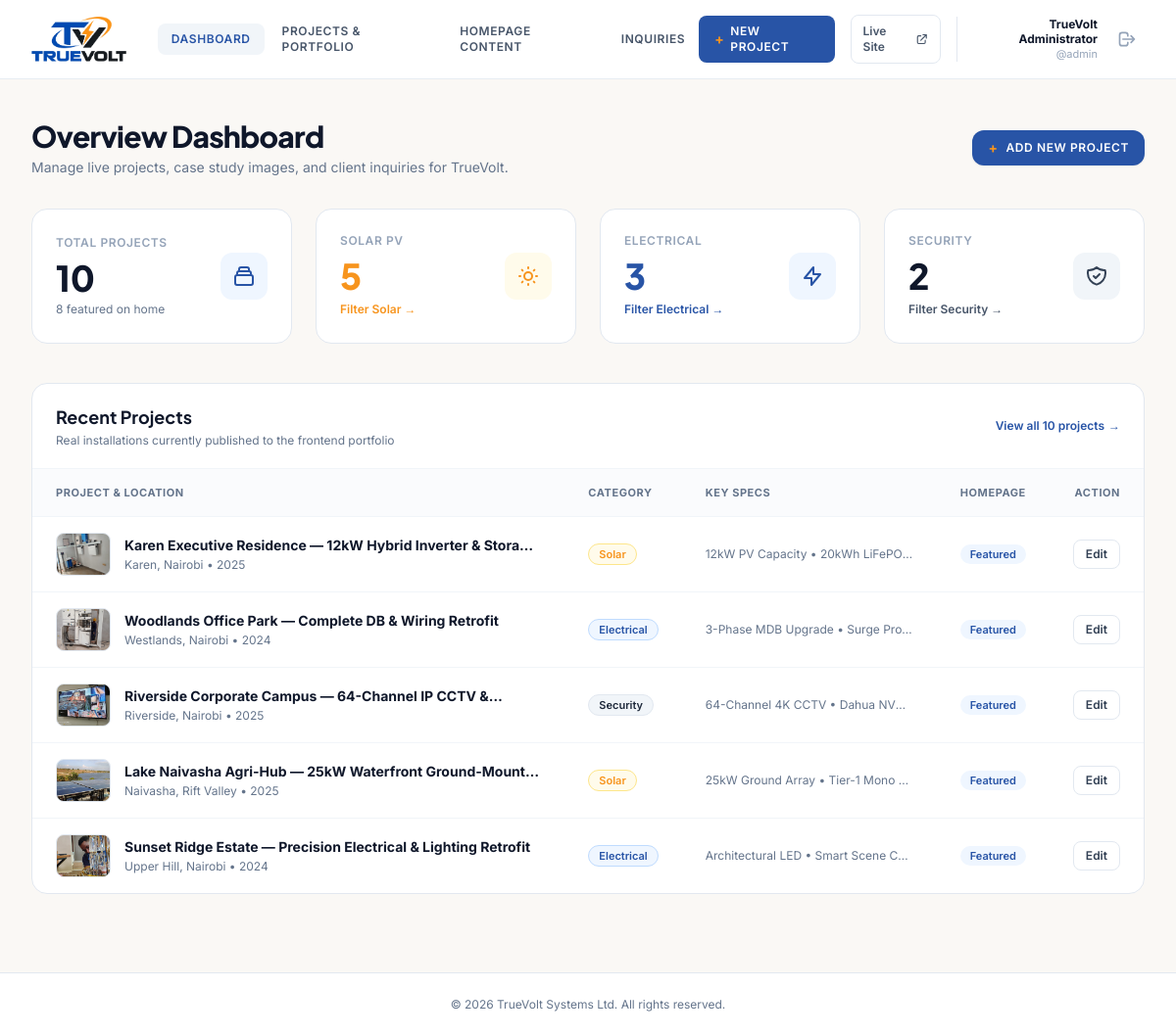
The page /admin/index.php (signed in) on the database its author committed.
### tables this page shows
CREATE TABLE IF NOT EXISTS `projects` (
  `id` INT AUTO_INCREMENT PRIMARY KEY,
  `category` ENUM('Solar', 'Electrical', 'Security') NOT NULL,
  `title` VARCHAR(255) NOT NULL,
  `location` VARCHAR(150) NOT NULL,
  `year` VARCHAR(10) NOT NULL DEFAULT '2025',
  `ref_num` INT DEFAULT NULL,
  `image` VARCHAR(500) NOT NULL,
  `description` TEXT DEFAULT NULL,
  `specs` TEXT DEFAULT NULL COMMENT 'Comma or newline-separated specs',
  `aspect` VARCHAR(50) DEFAULT 'aspect-[4/3]',
  `is_featured` TINYINT(1) DEFAULT 1,
  `sort_order` INT DEFAULT 0,
  `status` ENUM('published', 'draft') DEFAULT 'published',
  `created_at` DATETIME DEFAULT CURRENT_TIMESTAMP,
  `updated_at` DATETIME DEFAULT CURRENT_TIMESTAMP ON UPDATE CURRENT_TIMESTAMP,
  INDEX `idx_category` (`category`),
  INDEX `idx_status` (`status`),
  INDEX `idx_featured` (`is_featured`)
);

### admin/auth.php (called while the page is built, shortened)
<?php
function isLoggedIn(): bool {
    return !empty($_SESSION['admin_user_id']);
}
function getCurrentAdmin(): ?array {
    return [
        'id'        => $_SESSION['admin_user_id'],
        'username'  => $_SESSION['admin_username'] ?? 'admin',
        'full_name' => $_SESSION['admin_full_name'] ?? 'Administrator',
        'email'     => $_SESSION['admin_email'] ?? '',
    ];
}

### admin/index.php (the view, shortened to what this page needs)
<?php
require_once __DIR__ . '/includes/header.php';
try {
    $db = getDbConnection();
    $totalProjects   = (int)$db->query("SELECT COUNT(*) FROM projects")->fetchColumn();
    $solarCount      = (int)$db->query("SELECT COUNT(*) FROM projects WHERE category = 'Solar'")->fetchColumn();
    $electricalCount = (int)$db->query("SELECT COUNT(*) FROM projects WHERE category = 'Electrical'")->fetchColumn();
    $securityCount   = (int)$db->query("SELECT COUNT(*) FROM projects WHERE category = 'Security'")->fetchColumn();
    $featuredCount   = (int)$db->query("SELECT COUNT(*) FROM projects WHERE is_featured = 1")->fetchColumn();
    $stmt = $db->query("SELECT * FROM projects ORDER BY sort_order ASC, id DESC LIMIT 5");
    $recentProjects = $stmt->fetchAll();
} catch (Throwable $e) {
    $error = "Unable to connect to database: " . $e->getMessage();
}
?>
<div class="mb-8 flex flex-col md:flex-row md:items-center md:justify-between gap-4">
  <div>
    <h1 class="text-2xl sm:text-3xl font-extrabold text-slate-900 tracking-tight font-heading">
      Overview Dashboard
    </h1>
    <p class="text-sm text-slate-500 mt-1">
      Manage live projects, case study images, and client inquiries for TrueVolt.
    </p>
  </div>
  <div class="flex items-center gap-3">
    <a
      href="project-form.php"
      class="inline-flex items-center gap-2 px-4 py-2.5 rounded-xl bg-[#2854A6] hover:bg-[#1E4388] text-white font-semibold text-xs tracking-wider uppercase shadow-sm transition-colors"
    >
      <span class="text-[#F7941D] text-sm leading-none font-bold">+</span>
      <span>Add New Project</span>
    </a>
  </div>
</div>
<div class="grid grid-cols-2 lg:grid-cols-4 gap-4 sm:gap-6 mb-10">
  <div class="bg-white border border-slate-200 rounded-2xl p-6 shadow-xs flex items-center justify-between">
    <div>
      <p class="text-xs font-semibold uppercase tracking-wider text-slate-400">Total Projects</p>
      <h3 class="text-3xl sm:text-4xl font-extrabold text-slate-900 mt-2 font-heading"><?= $totalProjects ?></h3>
      <p class="text-xs text-slate-500 mt-1"><?= $featuredCount ?> featured on home</p>
    </div>
    <div class="w-12 h-12 rounded-xl bg-blue-50 text-[#2854A6] flex items-center justify-center shrink-0">
      <svg class="w-6 h-6" fill="none" stroke="currentColor" viewBox="0 0 24 24">
        <path stroke-linecap="round" stroke-linejoin="round" stroke-width="2" d="M19 11H5m14 0a2 2 0 012 2v6a2 2 0 01-2 2H5a2 2 0 01-2-2v-6a2 2 0 012-2m14 0V9a2 2 0 00-2-2M5 11V9a2 2 0 012-2m0 0V5a2 2 0 012-2h6a2 2 0 012 2v2M7 7h10" />
      </svg>
    </div>
  </div>
  <div class="bg-white border border-slate-200 rounded-2xl p-6 shadow-xs flex items-center justify-between">
    <div>
      <p class="text-xs font-semibold uppercase tracking-wider text-slate-400">Solar PV</p>
      <h3 class="text-3xl sm:text-4xl font-extrabold text-[#F7941D] mt-2 font-heading"><?= $solarCount ?></h3>
      <a href="projects.php?category=Solar" class="text-xs text-[#F7941D] hover:underline font-semibold mt-1 inline-block">Filter Solar &rarr;</a>
    </div>
    <div class="w-12 h-12 rounded-xl bg-amber-50 text-[#F7941D] flex items-center justify-center shrink-0">
      <svg class="w-6 h-6" fill="none" stroke="currentColor" viewBox="0 0 24 24">
        <path stroke-linecap="round" stroke-linejoin="round" stroke-width="2" d="M12 3v1m0 16v1m9-9h-1M4 12H3m15.364 6.364l-.707-.707M6.343 6.343l-.707-.707m12.728 0l-.707.707M6.343 17.657l-.707.707M16 12a4 4 0 11-8 0 4 4 0 018 0z" />
      </svg>
    </div>
  </div>
  <div class="bg-white border border-slate-200 rounded-2xl p-6 shadow-xs flex items-center justify-between">
    <div>
      <p class="text-xs font-semibold uppercase tracking-wider text-slate-400">Electrical</p>
      <h3 class="text-3xl sm:text-4xl font-extrabold text-[#2854A6] mt-2 font-heading"><?= $electricalCount ?></h3>
      <a href="projects.php?category=Electrical" class="text-xs text-[#2854A6] hover:underline font-semibold mt-1 inline-block">Filter Electrical &rarr;</a>
    </div>
    <div class="w-12 h-12 rounded-xl bg-blue-50 text-[#2854A6] flex items-center justify-center shrink-0">
      <svg class="w-6 h-6" fill="none" stroke="currentColor" viewBox="0 0 24 24">
        <path stroke-linecap="round" stroke-linejoin="round" stroke-width="2" d="M13 10V3L4 14h7v7l9-11h-7z" />
      </svg>
    </div>
  </div>
  <div class="bg-white border border-slate-200 rounded-2xl p-6 shadow-xs flex items-center justify-between">
    <div>
      <p class="text-xs font-semibold uppercase tracking-wider text-slate-400">Security</p>
      <h3 class="text-3xl sm:text-4xl font-extrabold text-slate-900 mt-2 font-heading"><?= $securityCount ?></h3>
      <a href="projects.php?category=Security" class="text-xs text-slate-600 hover:underline font-semibold mt-1 inline-block">Filter Security &rarr;</a>
    </div>
    <div class="w-12 h-12 rounded-xl bg-slate-100 text-slate-700 flex items-center justify-center shrink-0">
    </div>
  </div>
</div>
<div class="bg-white border border-slate-200 rounded-2xl shadow-xs overflow-hidden mb-10">
  <div class="px-6 py-5 border-b border-slate-100 flex items-center justify-between">
    <div>
      <h3 class="font-heading font-bold text-lg text-slate-900">Recent Projects</h3>
      <p class="text-xs text-slate-500 mt-0.5">Real installations currently published to the frontend portfolio</p>
    </div>
    <a href="projects.php" class="text-xs font-semibold text-[#2854A6] hover:underline flex items-center gap-1">
      <span>View all <?= $totalProjects ?> projects</span> &rarr;
    </a>
  </div>
  <div class="overflow-x-auto">
    <table class="w-full text-left text-xs">
      <thead class="bg-slate-50/75 text-slate-500 font-semibold uppercase tracking-wider text-[11px] border-b border-slate-100">
        <tr>
          <th class="py-4 px-6">Project &amp; Location</th>
          <th class="py-4 px-6">Category</th>
          <th class="py-4 px-6">Key Specs</th>
          <th class="py-4 px-6 text-center">Homepage</th>
          <th class="py-4 px-6 text-right">Action</th>
        </tr>
      </thead>
      <tbody class="divide-y divide-slate-100 text-slate-700">
        <?php foreach ($recentProjects as $p): ?>
          <?php
            $catBadge = match($p['category']) {
              'Solar' => 'bg-amber-50 text-[#F7941D] border-amber-200',
              'Electrical' => 'bg-blue-50 text-[#2854A6] border-blue-200',
              'Security' => 'bg-slate-100 text-slate-800 border-slate-200',
              default => 'bg-slate-100 text-slate-700 border-slate-200',
            };
          ?>
          <tr class="hover:bg-slate-50/60 transition-colors">
            <td class="py-4 px-6">
              <div class="flex items-center gap-3.5">
                <div class="w-14 h-11 rounded-lg overflow-hidden bg-slate-100 shrink-0 border border-slate-200">
                  <img
                    src="<?= htmlspecialchars($p['image']) ?>"
                    alt="<?= htmlspecialchars($p['title']) ?>"
                    class="w-full h-full object-cover"
                    onerror="this.src='/images/projects/solar-panel-installation.jpeg'"
                  >
                </div>
                <div>
                  <a href="project-form.php?id=<?= $p['id'] ?>" class="font-bold text-slate-900 hover:text-[#2854A6] text-sm line-clamp-1">
                    <?= htmlspecialchars($p['title']) ?>
                  </a>
                  <p class="text-xs text-slate-500 mt-0.5">
                    <?= htmlspecialchars($p['location']) ?> &bull; <?= htmlspecialchars($p['year']) ?>
                  </p>
                </div>
              </div>
            </td>
            <td class="py-4 px-6">
              <span class="inline-flex items-center px-2.5 py-0.5 rounded-full text-[11px] font-semibold border <?= $catBadge ?>">
                <?= htmlspecialchars($p['category']) ?>
              </span>
            </td>
            <td class="py-4 px-6 text-slate-500 max-w-[260px] truncate">
              <?= htmlspecialchars(str_replace("\n", " • ", $p['specs'] ?? '')) ?>
            </td>
            <td class="py-4 px-6 text-center">
              <?php if ((int)$p['is_featured'] === 1): ?>
                <span class="inline-flex items-center px-2.5 py-0.5 rounded-full bg-blue-50 text-[#2854A6] text-[11px] font-semibold">
                  Featured
                </span>
              <?php else: ?>
                <span class="text-slate-400 text-[11px]">Category Only</span>
              <?php endif; ?>
            </td>
            <td class="py-4 px-6 text-right">
              <a
                href="project-form.php?id=<?= $p['id'] ?>"
                class="px-3 py-1.5 rounded-lg border border-slate-200 hover:border-[#2854A6] hover:text-[#2854A6] font-semibold text-xs transition-colors inline-block"
              >
                Edit
              </a>
            </td>
          </tr>
        <?php endforeach; ?>
      </tbody>
    </table>
  </div>
</div>
<?php require_once __DIR__ . '/includes/footer.php'; ?>

### admin/includes/header.php (shortened to what this page needs)
<?php
require_once __DIR__ . '/../auth.php';
$admin = getCurrentAdmin();
$currentPage = basename($_SERVER['PHP_SELF']);
?>
<!DOCTYPE html>
<html lang="en" class="h-full">
<head>
  <script src="https://cdn.tailwindcss.com"></script>
</head>
<body class="min-h-full bg-[#FAF8F5] text-slate-800 flex flex-col antialiased">
  <header class="bg-white/95 backdrop-blur-md border-b border-slate-200/80 sticky top-0 z-40 shadow-xs">
    <div class="max-w-7xl mx-auto px-4 sm:px-6 lg:px-8">
      <div class="flex items-center justify-between h-20">
        <div class="flex items-center gap-8">
          <a href="index.php" class="flex items-center group">
            <img
              src="/images/truevolt-logo-transparent.png"
              alt="TrueVolt Systems Ltd"
              class="h-10 sm:h-12 w-auto object-contain transition-transform duration-200 group-hover:scale-[1.02]"
              onerror="this.onerror=null; this.src='../images/truevolt-logo-transparent.png';"
            >
          </a>
          <nav class="hidden md:flex items-center gap-1">
            <a
              href="index.php"
              class="px-3.5 py-2 rounded-lg text-xs font-semibold uppercase tracking-wider transition-colors <?= $currentPage === 'index.php' ? 'bg-slate-100 text-[#2854A6]' : 'text-slate-600 hover:text-slate-900 hover:bg-slate-50' ?>"
            >
              Dashboard
            </a>
            <a
              href="projects.php"
              class="px-3.5 py-2 rounded-lg text-xs font-semibold uppercase tracking-wider transition-colors <?= in_array($currentPage, ['projects.php', 'project-form.php']) ? 'bg-slate-100 text-[#2854A6]' : 'text-slate-600 hover:text-slate-900 hover:bg-slate-50' ?>"
            >
              Projects &amp; Portfolio
            </a>
            <a
              href="site-content.php"
              class="px-3.5 py-2 rounded-lg text-xs font-semibold uppercase tracking-wider transition-colors <?= $currentPage === 'site-content.php' ? 'bg-slate-100 text-[#2854A6]' : 'text-slate-600 hover:text-slate-900 hover:bg-slate-50' ?>"
            >
              Homepage Content
            </a>
            <a
              href="inquiries.php"
              class="px-3.5 py-2 rounded-lg text-xs font-semibold uppercase tracking-wider transition-colors relative <?= $currentPage === 'inquiries.php' ? 'bg-slate-100 text-[#2854A6]' : 'text-slate-600 hover:text-slate-900 hover:bg-slate-50' ?>"
            >
              Inquiries
            </a>
          </nav>
        </div>
        <div class="flex items-center gap-2.5 sm:gap-4">
          <a
            href="project-form.php"
            class="hidden sm:inline-flex items-center gap-1.5 px-4 py-2 rounded-lg bg-[#2854A6] hover:bg-[#1E4388] text-white font-semibold text-xs tracking-wider uppercase shadow-xs transition-colors"
          >
            <span class="text-[#F7941D] text-sm leading-none font-bold">+</span>
            <span>New Project</span>
          </a>
          <a
            href="http://localhost:3000"
            target="_blank"
            class="hidden sm:inline-flex items-center gap-1.5 px-3 py-2 rounded-lg border border-slate-200 text-xs font-semibold text-slate-600 hover:text-[#2854A6] hover:border-[#2854A6] transition-colors"
          >
            <span>Live Site</span>
            <svg class="w-3.5 h-3.5" fill="none" stroke="currentColor" viewBox="0 0 24 24">
              <path stroke-linecap="round" stroke-linejoin="round" stroke-width="2" d="M10 6H6a2 2 0 00-2 2v10a2 2 0 002 2h10a2 2 0 002-2v-4M14 4h6m0 0v6m0-6L10 14" />
            </svg>
          </a>
          <div class="hidden md:flex items-center gap-3 pl-3 sm:pl-4 border-l border-slate-200">
            <div class="text-right">
              <p class="text-xs font-bold text-slate-900 leading-tight"><?= htmlspecialchars($admin['full_name'] ?? 'Administrator') ?></p>
              <p class="text-[11px] text-slate-400">@<?= htmlspecialchars($admin['username'] ?? 'admin') ?></p>
            </div>
            <a
              href="logout.php"
              title="Sign Out"
              class="p-2 text-slate-400 hover:text-red-600 hover:bg-red-50 rounded-lg transition-colors"
            >
              <svg class="w-5 h-5" fill="none" stroke="currentColor" viewBox="0 0 24 24">
                <path stroke-linecap="round" stroke-linejoin="round" stroke-width="2" d="M17 16l4-4m0 0l-4-4m4 4H7m6 4v1a3 3 0 01-3 3H6a3 3 0 01-3-3V7a3 3 0 013-3h4a3 3 0 013 3v1" />
              </svg>
            </a>
          </div>
        </div>
      </div>
    </div>
  </header>
  <main class="flex-1 max-w-7xl w-full mx-auto px-4 sm:px-6 lg:px-8 py-8 sm:py-10">

### admin/includes/footer.php
  </main>
  <footer class="bg-white border-t border-slate-200 py-6 mt-auto">
    <div class="max-w-7xl mx-auto px-4 sm:px-6 lg:px-8 text-center text-xs text-slate-500">
      &copy; <?= date('Y') ?> TrueVolt Systems Ltd. All rights reserved.
    </div>
  </footer>
</body>
</html>

### admin/includes/header.php (style rules this page uses)
body { font-family: 'Inter', sans-serif; background-color: #FAF8F5; color: #2D3748; }
h1, h2, h3, h4, .font-heading { font-family: 'Plus Jakarta Sans', sans-serif; }

### rows shown on the page
projects: image (picture), title "Karen Executive Residence — 12kW Hybrid Inverter &…", location "Karen, Nairobi", year "2025", category "Solar", specs "12kW PV Capacity • 20kWh LiFePO…", is_featured "Featured"
projects: image (picture), title "Woodlands Office Park — Complete DB & Wiring Retrofit", location "Westlands, Nairobi", year "2024", category "Electrical", specs "3-Phase MDB Upgrade • Surge Pro…", is_featured "Featured"
projects: image (picture), title "Riverside Corporate Campus — 64-Channel IP CCTV…", location "Riverside, Nairobi", year "2025", category "Security", specs "64-Channel 4K CCTV • Dahua NV…", is_featured "Featured"
projects: image (picture), title "Lake Naivasha Agri-Hub — 25kW Waterfront…", location "Naivasha, Rift Valley", year "2025", category "Solar", specs "25kW Ground Array • Tier-1 Mono…", is_featured "Featured"
projects: image (picture), title "Sunset Ridge Estate — Precision Electrical & Lighting Retrofit", location "Upper Hill, Nairobi", year "2024", category "Electrical", specs "Architectural LED • Smart Scene C…", is_featured "Featured"

### other values the page prints
$admin['full_name'] "TrueVolt Administrator"
$admin['username'] "admin"
$totalProjects "10"
$featuredCount "8"
$solarCount "5"
$electricalCount "3"
$securityCount "2"
